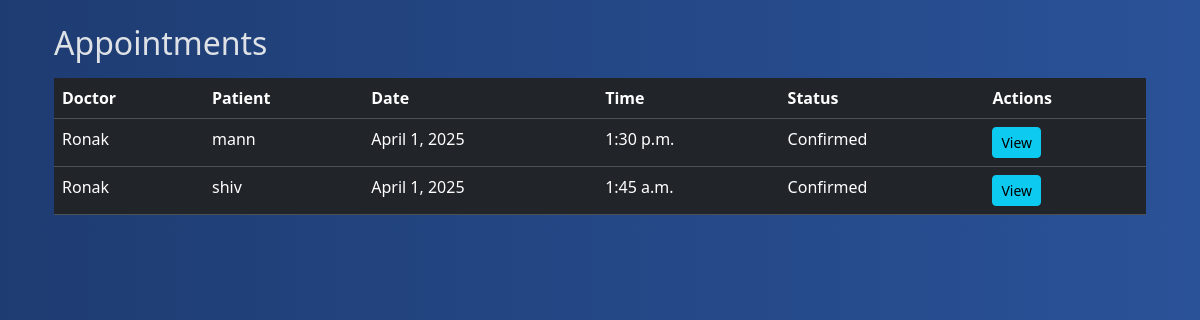
Screenshot of /appointments/ (signed in) with the database file from the repository.
### core/models.py (models this page shows, shortened)
class Appointment(models.Model):
    appointment_id = models.AutoField(primary_key=True)
    doctor = models.ForeignKey(Doctor, on_delete=models.CASCADE)
    patient = models.ForeignKey(Patient, on_delete=models.CASCADE)
    date = models.DateField()
    time = models.TimeField()
    is_confirmed = models.BooleanField(default=False)
    STATUS_CHOICES = [
        ('Pending', 'Pending'),
        ('Confirmed', 'Confirmed'),
        ('Cancelled', 'Cancelled'),
    ]
    status = models.CharField(max_length=10, choices=STATUS_CHOICES, default='Pending')

class Doctor(models.Model):
    user = models.OneToOneField(User, on_delete=models.CASCADE, primary_key=True)
    specialization = models.CharField(max_length=100)
    experience = models.PositiveIntegerField()
    consultation_fee = models.PositiveIntegerField()
    availability = models.CharField(max_length=100)
    contact_info = models.CharField(max_length=100)

class User(AbstractUser, PermissionsMixin):
    USER_TYPE_CHOICES = (
        ('doctor', 'Doctor'),
        ('patient', 'Patient'),
    )
    user_type = models.CharField(max_length=10, choices=USER_TYPE_CHOICES, blank=True, null=True)
    username = None
    email = models.EmailField(unique=True)
    USERNAME_FIELD = 'email'
    REQUIRED_FIELDS = []
    objects = CustomUserManager()
    groups = models.ManyToManyField(
        "auth.Group",
        related_name="core_users",
        blank=True,
        help_text="The groups this user belongs to."
    )
    user_permissions = models.ManyToManyField(
        "auth.Permission",
        related_name="core_users_permissions",
        blank=True
    )

class Patient(models.Model):
    GENDER_CHOICES = (
        ('M', 'Male'),
        ('F', 'Female'),
        ('O', 'Other'),
    )
    user = models.OneToOneField(User, on_delete=models.CASCADE, primary_key=True)
    contact_info = models.CharField(max_length=10)
    gender = models.CharField(max_length=1, choices=GENDER_CHOICES)
    age = models.PositiveIntegerField()

### core/views.py (the view)
# urls.py: path('appointments/', views.appointment_list, name='appointment_list'),
@login_required
def appointment_list(request):
    if request.user.user_type == 'doctor':
        appointments = Appointment.objects.filter(doctor__user=request.user)
    elif request.user.user_type == 'patient':
        appointments = Appointment.objects.filter(patient__user=request.user)
    else:
        appointments = Appointment.objects.all()
    return render(request, 'appointment_list.html', {'appointments': appointments})

### core/templates/appointment_list.html (shortened to what this page needs)
{% extends "Layout.html" %}
{% block content %}
<div class="container mt-4">
    <h2 class="mb-3">Appointments</h2>
    <table class="table table-dark table-hover">
        <thead>
            <tr>
                <th>Doctor</th>
                <th>Patient</th>
                <th>Date</th>
                <th>Time</th>
                <th>Status</th>
                <th>Actions</th>
            </tr>
        </thead>
        <tbody>
            {% for appointment in appointments %}
            <tr>
                <td>{{ appointment.doctor.user.first_name }}</td>
                <td>{{ appointment.patient.user.first_name }}</td>
                <td>{{ appointment.date }}</td>
                <td>{{ appointment.time }}</td>
                <td>{{ appointment.status }}</td>
                <td>
                    <a href="{% url 'appointment_detail' appointment.appointment_id %}" class="btn btn-info btn-sm">View</a>
                </td>
            </tr>
            {% endfor %}
        </tbody>
    </table>
</div>
{% endblock %}

### rows the page displays
Appointment: doctor.user.first_name "Ronak", patient.user.first_name "mann", date "April 1, 2025", time "1:30 p.m.", status "Confirmed"
Appointment: doctor.user.first_name "Ronak", patient.user.first_name "shiv", date "April 1, 2025", time "1:45 a.m.", status "Confirmed"
